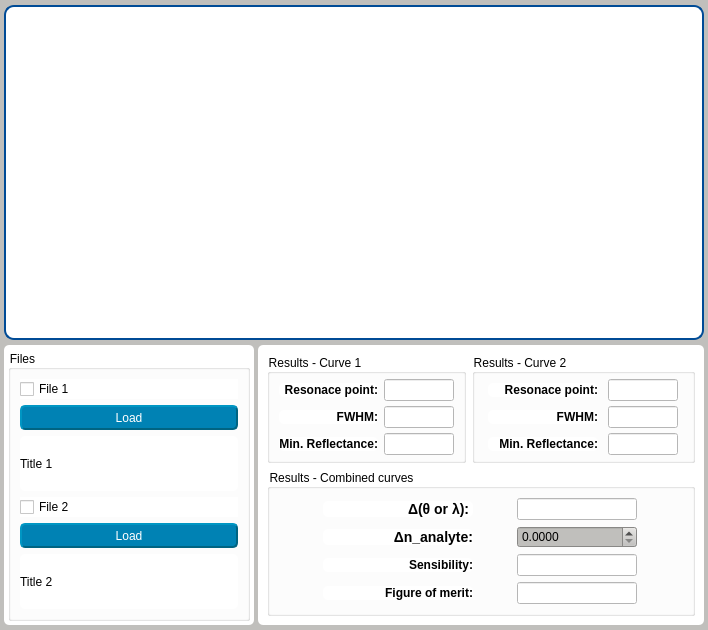
<?xml version="1.0" encoding="UTF-8"?>
<ui version="4.0">
 <class>Widget</class>
 <widget class="QWidget" name="Widget">
  <property name="geometry">
   <rect>
    <x>0</x>
    <y>0</y>
    <width>708</width>
    <height>630</height>
   </rect>
  </property>
  <property name="sizePolicy">
   <sizepolicy hsizetype="Preferred" vsizetype="Preferred">
    <horstretch>0</horstretch>
    <verstretch>0</verstretch>
   </sizepolicy>
  </property>
  <property name="windowTitle">
   <string>Form</string>
  </property>
  <property name="styleSheet">
   <string notr="true">QWidget{
	background-color: rgb(192, 191, 188);
}
QFrame{background-color: rgb(255, 255, 255);
				border-radius:5px;}

QGroupBox{
	background-color: rgb(255, 255, 255);

}
QLabel{
background-color: rgb(255, 255, 255);
 }
QLineEdit{background-color: rgb(255, 255, 255);}

QPushButton{
	font: 400 11pt &quot;Ubuntu&quot;;
	color: rgb(255, 255,255);
	background-color: rgb(0, 130, 180);
	border-color: rgb(0, 100, 130);
	border-style: outset;
	border-width: 2px;
	border-radius:5px;
}

QPushButton:hover{
	background-color: rgb(00, 140, 70);
	border-color: rgb(0, 120, 40);
}

QCheckBox{background-color: rgb(255, 255, 255);}

</string>
  </property>
  <layout class="QFormLayout" name="formLayout_2">
   <property name="horizontalSpacing">
    <number>4</number>
   </property>
   <property name="verticalSpacing">
    <number>5</number>
   </property>
   <property name="leftMargin">
    <number>4</number>
   </property>
   <property name="topMargin">
    <number>5</number>
   </property>
   <property name="rightMargin">
    <number>4</number>
   </property>
   <property name="bottomMargin">
    <number>5</number>
   </property>
   <item row="0" column="0" colspan="2">
    <widget class="QFrame" name="frame_graphs">
     <property name="sizePolicy">
      <sizepolicy hsizetype="Preferred" vsizetype="Expanding">
       <horstretch>0</horstretch>
       <verstretch>0</verstretch>
      </sizepolicy>
     </property>
     <property name="minimumSize">
      <size>
       <width>0</width>
       <height>280</height>
      </size>
     </property>
     <property name="styleSheet">
      <string notr="true">QFrame{border: 2px solid;
border-color: rgb(0, 75, 150);
border-width: 2px;
border-radius:10px;}
QLabel{
border:none;
border-color: rgb(0, 75, 150);
}
</string>
     </property>
     <layout class="QVBoxLayout" name="verticalLayout_3">
      <property name="leftMargin">
       <number>3</number>
      </property>
      <property name="topMargin">
       <number>3</number>
      </property>
      <property name="rightMargin">
       <number>3</number>
      </property>
      <property name="bottomMargin">
       <number>3</number>
      </property>
      <item>
       <layout class="QVBoxLayout" name="verticalLayout_2"/>
      </item>
     </layout>
    </widget>
   </item>
   <item row="1" column="0">
    <widget class="QFrame" name="frame_file">
     <property name="sizePolicy">
      <sizepolicy hsizetype="Preferred" vsizetype="Preferred">
       <horstretch>0</horstretch>
       <verstretch>0</verstretch>
      </sizepolicy>
     </property>
     <property name="minimumSize">
      <size>
       <width>250</width>
       <height>0</height>
      </size>
     </property>
     <property name="frameShape">
      <enum>QFrame::StyledPanel</enum>
     </property>
     <property name="frameShadow">
      <enum>QFrame::Raised</enum>
     </property>
     <layout class="QVBoxLayout" name="verticalLayout_4">
      <property name="spacing">
       <number>4</number>
      </property>
      <property name="leftMargin">
       <number>4</number>
      </property>
      <property name="topMargin">
       <number>5</number>
      </property>
      <property name="rightMargin">
       <number>4</number>
      </property>
      <property name="bottomMargin">
       <number>4</number>
      </property>
      <item>
       <widget class="QGroupBox" name="groupBox">
        <property name="title">
         <string>Files</string>
        </property>
        <layout class="QVBoxLayout" name="verticalLayout">
         <item>
          <widget class="QCheckBox" name="checkBox_file1">
           <property name="text">
            <string>File 1</string>
           </property>
          </widget>
         </item>
         <item>
          <widget class="QPushButton" name="btn_load_1">
           <property name="sizePolicy">
            <sizepolicy hsizetype="Preferred" vsizetype="Fixed">
             <horstretch>0</horstretch>
             <verstretch>0</verstretch>
            </sizepolicy>
           </property>
           <property name="minimumSize">
            <size>
             <width>100</width>
             <height>25</height>
            </size>
           </property>
           <property name="text">
            <string>Load</string>
           </property>
          </widget>
         </item>
         <item>
          <widget class="QLabel" name="label_title1">
           <property name="sizePolicy">
            <sizepolicy hsizetype="Expanding" vsizetype="Preferred">
             <horstretch>0</horstretch>
             <verstretch>0</verstretch>
            </sizepolicy>
           </property>
           <property name="text">
            <string>Title 1</string>
           </property>
          </widget>
         </item>
         <item>
          <widget class="QCheckBox" name="checkBox_file2">
           <property name="text">
            <string>File 2</string>
           </property>
          </widget>
         </item>
         <item>
          <widget class="QPushButton" name="btn_load_2">
           <property name="sizePolicy">
            <sizepolicy hsizetype="Preferred" vsizetype="Fixed">
             <horstretch>0</horstretch>
             <verstretch>0</verstretch>
            </sizepolicy>
           </property>
           <property name="minimumSize">
            <size>
             <width>100</width>
             <height>25</height>
            </size>
           </property>
           <property name="text">
            <string>Load</string>
           </property>
          </widget>
         </item>
         <item>
          <widget class="QLabel" name="label_title2">
           <property name="sizePolicy">
            <sizepolicy hsizetype="Expanding" vsizetype="Preferred">
             <horstretch>0</horstretch>
             <verstretch>0</verstretch>
            </sizepolicy>
           </property>
           <property name="text">
            <string>Title 2</string>
           </property>
          </widget>
         </item>
        </layout>
       </widget>
      </item>
     </layout>
    </widget>
   </item>
   <item row="1" column="1">
    <widget class="QFrame" name="frame_results">
     <property name="sizePolicy">
      <sizepolicy hsizetype="Minimum" vsizetype="Preferred">
       <horstretch>0</horstretch>
       <verstretch>0</verstretch>
      </sizepolicy>
     </property>
     <property name="frameShape">
      <enum>QFrame::StyledPanel</enum>
     </property>
     <property name="frameShadow">
      <enum>QFrame::Raised</enum>
     </property>
     <layout class="QVBoxLayout" name="verticalLayout_5">
      <item>
       <layout class="QHBoxLayout" name="horizontalLayout">
        <item>
         <widget class="QGroupBox" name="gb_Results">
          <property name="sizePolicy">
           <sizepolicy hsizetype="Preferred" vsizetype="Preferred">
            <horstretch>0</horstretch>
            <verstretch>0</verstretch>
           </sizepolicy>
          </property>
          <property name="styleSheet">
           <string notr="true">font: 500 10pt &quot;Segoe UI&quot;;
</string>
          </property>
          <property name="title">
           <string>Results - Curve 1</string>
          </property>
          <property name="alignment">
           <set>Qt::AlignLeading|Qt::AlignLeft|Qt::AlignVCenter</set>
          </property>
          <layout class="QGridLayout" name="gridLayout_2">
           <property name="topMargin">
            <number>5</number>
           </property>
           <property name="bottomMargin">
            <number>5</number>
           </property>
           <property name="verticalSpacing">
            <number>5</number>
           </property>
           <item row="0" column="0">
            <widget class="QLabel" name="label">
             <property name="sizePolicy">
              <sizepolicy hsizetype="Preferred" vsizetype="Fixed">
               <horstretch>0</horstretch>
               <verstretch>0</verstretch>
              </sizepolicy>
             </property>
             <property name="maximumSize">
              <size>
               <width>110</width>
               <height>16777215</height>
              </size>
             </property>
             <property name="frameShape">
              <enum>QFrame::NoFrame</enum>
             </property>
             <property name="text">
              <string>&lt;html&gt;&lt;head/&gt;&lt;body&gt;&lt;p&gt;&lt;span style=&quot; font-weight:700;&quot;&gt;Resonace point:&lt;/span&gt;&lt;/p&gt;&lt;/body&gt;&lt;/html&gt;</string>
             </property>
             <property name="alignment">
              <set>Qt::AlignRight|Qt::AlignTrailing|Qt::AlignVCenter</set>
             </property>
            </widget>
           </item>
           <item row="0" column="1">
            <widget class="QLineEdit" name="Qline_resonance">
             <property name="sizePolicy">
              <sizepolicy hsizetype="Preferred" vsizetype="Fixed">
               <horstretch>0</horstretch>
               <verstretch>0</verstretch>
              </sizepolicy>
             </property>
             <property name="maximumSize">
              <size>
               <width>70</width>
               <height>16777215</height>
              </size>
             </property>
             <property name="text">
              <string/>
             </property>
             <property name="readOnly">
              <bool>true</bool>
             </property>
            </widget>
           </item>
           <item row="1" column="0">
            <widget class="QLabel" name="label_15">
             <property name="sizePolicy">
              <sizepolicy hsizetype="Preferred" vsizetype="Fixed">
               <horstretch>0</horstretch>
               <verstretch>0</verstretch>
              </sizepolicy>
             </property>
             <property name="maximumSize">
              <size>
               <width>110</width>
               <height>16777215</height>
              </size>
             </property>
             <property name="frameShape">
              <enum>QFrame::NoFrame</enum>
             </property>
             <property name="text">
              <string>&lt;html&gt;&lt;head/&gt;&lt;body&gt;&lt;p&gt;&lt;span style=&quot; font-weight:700;&quot;&gt;FWHM:&lt;/span&gt;&lt;/p&gt;&lt;/body&gt;&lt;/html&gt;</string>
             </property>
             <property name="alignment">
              <set>Qt::AlignRight|Qt::AlignTrailing|Qt::AlignVCenter</set>
             </property>
            </widget>
           </item>
           <item row="1" column="1">
            <widget class="QLineEdit" name="Qline_fwhm">
             <property name="sizePolicy">
              <sizepolicy hsizetype="Preferred" vsizetype="Fixed">
               <horstretch>0</horstretch>
               <verstretch>0</verstretch>
              </sizepolicy>
             </property>
             <property name="maximumSize">
              <size>
               <width>70</width>
               <height>16777215</height>
              </size>
             </property>
             <property name="text">
              <string/>
             </property>
             <property name="readOnly">
              <bool>true</bool>
             </property>
            </widget>
           </item>
           <item row="2" column="0">
            <widget class="QLabel" name="label_16">
             <property name="sizePolicy">
              <sizepolicy hsizetype="Preferred" vsizetype="Fixed">
               <horstretch>0</horstretch>
               <verstretch>0</verstretch>
              </sizepolicy>
             </property>
             <property name="maximumSize">
              <size>
               <width>110</width>
               <height>16777215</height>
              </size>
             </property>
             <property name="frameShape">
              <enum>QFrame::NoFrame</enum>
             </property>
             <property name="text">
              <string>&lt;html&gt;&lt;head/&gt;&lt;body&gt;&lt;p&gt;&lt;span style=&quot; font-weight:700;&quot;&gt;Min. Reflectance:&lt;/span&gt;&lt;/p&gt;&lt;/body&gt;&lt;/html&gt;</string>
             </property>
             <property name="alignment">
              <set>Qt::AlignRight|Qt::AlignTrailing|Qt::AlignVCenter</set>
             </property>
            </widget>
           </item>
           <item row="2" column="1">
            <widget class="QLineEdit" name="Qline_min_ref">
             <property name="sizePolicy">
              <sizepolicy hsizetype="Preferred" vsizetype="Fixed">
               <horstretch>0</horstretch>
               <verstretch>0</verstretch>
              </sizepolicy>
             </property>
             <property name="maximumSize">
              <size>
               <width>70</width>
               <height>16777215</height>
              </size>
             </property>
             <property name="readOnly">
              <bool>true</bool>
             </property>
            </widget>
           </item>
          </layout>
         </widget>
        </item>
        <item>
         <widget class="QGroupBox" name="gb_Results_2">
          <property name="sizePolicy">
           <sizepolicy hsizetype="Preferred" vsizetype="Preferred">
            <horstretch>0</horstretch>
            <verstretch>0</verstretch>
           </sizepolicy>
          </property>
          <property name="styleSheet">
           <string notr="true">font: 500 10pt &quot;Segoe UI&quot;;
</string>
          </property>
          <property name="title">
           <string>Results - Curve 2</string>
          </property>
          <property name="alignment">
           <set>Qt::AlignLeading|Qt::AlignLeft|Qt::AlignVCenter</set>
          </property>
          <layout class="QGridLayout" name="gridLayout_3">
           <property name="topMargin">
            <number>5</number>
           </property>
           <property name="bottomMargin">
            <number>5</number>
           </property>
           <property name="verticalSpacing">
            <number>5</number>
           </property>
           <item row="0" column="0">
            <widget class="QLabel" name="label_4">
             <property name="sizePolicy">
              <sizepolicy hsizetype="Preferred" vsizetype="Fixed">
               <horstretch>0</horstretch>
               <verstretch>0</verstretch>
              </sizepolicy>
             </property>
             <property name="maximumSize">
              <size>
               <width>110</width>
               <height>16777215</height>
              </size>
             </property>
             <property name="frameShape">
              <enum>QFrame::NoFrame</enum>
             </property>
             <property name="text">
              <string>&lt;html&gt;&lt;head/&gt;&lt;body&gt;&lt;p&gt;&lt;span style=&quot; font-weight:700;&quot;&gt;Resonace point:&lt;/span&gt;&lt;/p&gt;&lt;/body&gt;&lt;/html&gt;</string>
             </property>
             <property name="alignment">
              <set>Qt::AlignRight|Qt::AlignTrailing|Qt::AlignVCenter</set>
             </property>
            </widget>
           </item>
           <item row="0" column="1">
            <widget class="QLineEdit" name="Qline_resonance_2">
             <property name="maximumSize">
              <size>
               <width>70</width>
               <height>16777215</height>
              </size>
             </property>
             <property name="text">
              <string/>
             </property>
             <property name="readOnly">
              <bool>true</bool>
             </property>
            </widget>
           </item>
           <item row="1" column="0">
            <widget class="QLabel" name="label_21">
             <property name="sizePolicy">
              <sizepolicy hsizetype="Preferred" vsizetype="Fixed">
               <horstretch>0</horstretch>
               <verstretch>0</verstretch>
              </sizepolicy>
             </property>
             <property name="maximumSize">
              <size>
               <width>110</width>
               <height>16777215</height>
              </size>
             </property>
             <property name="frameShape">
              <enum>QFrame::NoFrame</enum>
             </property>
             <property name="text">
              <string>&lt;html&gt;&lt;head/&gt;&lt;body&gt;&lt;p&gt;&lt;span style=&quot; font-weight:700;&quot;&gt;FWHM:&lt;/span&gt;&lt;/p&gt;&lt;/body&gt;&lt;/html&gt;</string>
             </property>
             <property name="alignment">
              <set>Qt::AlignRight|Qt::AlignTrailing|Qt::AlignVCenter</set>
             </property>
            </widget>
           </item>
           <item row="1" column="1">
            <widget class="QLineEdit" name="Qline_fwhm_2">
             <property name="maximumSize">
              <size>
               <width>70</width>
               <height>16777215</height>
              </size>
             </property>
             <property name="text">
              <string/>
             </property>
             <property name="readOnly">
              <bool>true</bool>
             </property>
            </widget>
           </item>
           <item row="2" column="0">
            <widget class="QLabel" name="label_22">
             <property name="sizePolicy">
              <sizepolicy hsizetype="Preferred" vsizetype="Fixed">
               <horstretch>0</horstretch>
               <verstretch>0</verstretch>
              </sizepolicy>
             </property>
             <property name="maximumSize">
              <size>
               <width>110</width>
               <height>16777215</height>
              </size>
             </property>
             <property name="frameShape">
              <enum>QFrame::NoFrame</enum>
             </property>
             <property name="text">
              <string>&lt;html&gt;&lt;head/&gt;&lt;body&gt;&lt;p&gt;&lt;span style=&quot; font-weight:700;&quot;&gt;Min. Reflectance:&lt;/span&gt;&lt;/p&gt;&lt;/body&gt;&lt;/html&gt;</string>
             </property>
             <property name="alignment">
              <set>Qt::AlignRight|Qt::AlignTrailing|Qt::AlignVCenter</set>
             </property>
            </widget>
           </item>
           <item row="2" column="1">
            <widget class="QLineEdit" name="Qline_min_ref_2">
             <property name="maximumSize">
              <size>
               <width>70</width>
               <height>16777215</height>
              </size>
             </property>
             <property name="readOnly">
              <bool>true</bool>
             </property>
            </widget>
           </item>
          </layout>
         </widget>
        </item>
       </layout>
      </item>
      <item>
       <widget class="QGroupBox" name="gb_Results_3">
        <property name="sizePolicy">
         <sizepolicy hsizetype="Preferred" vsizetype="Preferred">
          <horstretch>0</horstretch>
          <verstretch>0</verstretch>
         </sizepolicy>
        </property>
        <property name="styleSheet">
         <string notr="true">font: 500 10pt &quot;Segoe UI&quot;;
</string>
        </property>
        <property name="title">
         <string>Results - Combined curves</string>
        </property>
        <property name="alignment">
         <set>Qt::AlignLeading|Qt::AlignLeft|Qt::AlignVCenter</set>
        </property>
        <layout class="QGridLayout" name="gridLayout">
         <property name="horizontalSpacing">
          <number>0</number>
         </property>
         <property name="verticalSpacing">
          <number>6</number>
         </property>
         <item row="0" column="0">
          <widget class="QLabel" name="label_27">
           <property name="sizePolicy">
            <sizepolicy hsizetype="Preferred" vsizetype="Fixed">
             <horstretch>0</horstretch>
             <verstretch>0</verstretch>
            </sizepolicy>
           </property>
           <property name="maximumSize">
            <size>
             <width>150</width>
             <height>16777215</height>
            </size>
           </property>
           <property name="frameShape">
            <enum>QFrame::NoFrame</enum>
           </property>
           <property name="text">
            <string>&lt;html&gt;&lt;head/&gt;&lt;body&gt;&lt;p&gt;&lt;span style=&quot; font-family:'Arial','sans-serif'; font-size:14px; font-weight:700; color:#000000;&quot;&gt;Δ(θ or λ): &lt;/span&gt;&lt;/p&gt;&lt;/body&gt;&lt;/html&gt;</string>
           </property>
           <property name="alignment">
            <set>Qt::AlignRight|Qt::AlignTrailing|Qt::AlignVCenter</set>
           </property>
          </widget>
         </item>
         <item row="0" column="1">
          <widget class="QLineEdit" name="Qline_delta_res">
           <property name="maximumSize">
            <size>
             <width>120</width>
             <height>16777215</height>
            </size>
           </property>
           <property name="readOnly">
            <bool>true</bool>
           </property>
          </widget>
         </item>
         <item row="1" column="0">
          <widget class="QLabel" name="label_26">
           <property name="sizePolicy">
            <sizepolicy hsizetype="Preferred" vsizetype="Fixed">
             <horstretch>0</horstretch>
             <verstretch>0</verstretch>
            </sizepolicy>
           </property>
           <property name="maximumSize">
            <size>
             <width>150</width>
             <height>16777215</height>
            </size>
           </property>
           <property name="frameShape">
            <enum>QFrame::NoFrame</enum>
           </property>
           <property name="text">
            <string>&lt;html&gt;&lt;head/&gt;&lt;body&gt;&lt;p&gt;&lt;span style=&quot; font-family:'Arial','sans-serif'; font-size:14px; font-weight:700; color:#000000;&quot;&gt;Δn_analyte:&lt;/span&gt;&lt;/p&gt;&lt;/body&gt;&lt;/html&gt;</string>
           </property>
           <property name="alignment">
            <set>Qt::AlignRight|Qt::AlignTrailing|Qt::AlignVCenter</set>
           </property>
          </widget>
         </item>
         <item row="2" column="0">
          <widget class="QLabel" name="label_6">
           <property name="sizePolicy">
            <sizepolicy hsizetype="Preferred" vsizetype="Fixed">
             <horstretch>0</horstretch>
             <verstretch>0</verstretch>
            </sizepolicy>
           </property>
           <property name="maximumSize">
            <size>
             <width>150</width>
             <height>16777215</height>
            </size>
           </property>
           <property name="frameShape">
            <enum>QFrame::NoFrame</enum>
           </property>
           <property name="text">
            <string>&lt;html&gt;&lt;head/&gt;&lt;body&gt;&lt;p&gt;&lt;span style=&quot; font-weight:700;&quot;&gt;Sensibility:&lt;/span&gt;&lt;/p&gt;&lt;/body&gt;&lt;/html&gt;</string>
           </property>
           <property name="alignment">
            <set>Qt::AlignRight|Qt::AlignTrailing|Qt::AlignVCenter</set>
           </property>
          </widget>
         </item>
         <item row="2" column="1">
          <widget class="QLineEdit" name="Qline_sensibility">
           <property name="maximumSize">
            <size>
             <width>120</width>
             <height>16777215</height>
            </size>
           </property>
           <property name="text">
            <string/>
           </property>
           <property name="readOnly">
            <bool>true</bool>
           </property>
          </widget>
         </item>
         <item row="3" column="0">
          <widget class="QLabel" name="label_25">
           <property name="sizePolicy">
            <sizepolicy hsizetype="Preferred" vsizetype="Fixed">
             <horstretch>0</horstretch>
             <verstretch>0</verstretch>
            </sizepolicy>
           </property>
           <property name="maximumSize">
            <size>
             <width>150</width>
             <height>16777215</height>
            </size>
           </property>
           <property name="frameShape">
            <enum>QFrame::NoFrame</enum>
           </property>
           <property name="text">
            <string>&lt;html&gt;&lt;head/&gt;&lt;body&gt;&lt;p&gt;&lt;span style=&quot; font-weight:700;&quot;&gt;Figure of merit:&lt;/span&gt;&lt;/p&gt;&lt;/body&gt;&lt;/html&gt;</string>
           </property>
           <property name="alignment">
            <set>Qt::AlignRight|Qt::AlignTrailing|Qt::AlignVCenter</set>
           </property>
          </widget>
         </item>
         <item row="3" column="1">
          <widget class="QLineEdit" name="Qline_QF">
           <property name="maximumSize">
            <size>
             <width>120</width>
             <height>16777215</height>
            </size>
           </property>
           <property name="text">
            <string/>
           </property>
           <property name="readOnly">
            <bool>true</bool>
           </property>
          </widget>
         </item>
         <item row="1" column="1">
          <widget class="QDoubleSpinBox" name="spin_delta_index">
           <property name="decimals">
            <number>4</number>
           </property>
           <property name="singleStep">
            <double>0.001000000000000</double>
           </property>
          </widget>
         </item>
        </layout>
       </widget>
      </item>
     </layout>
    </widget>
   </item>
  </layout>
 </widget>
 <resources/>
 <connections/>
</ui>
